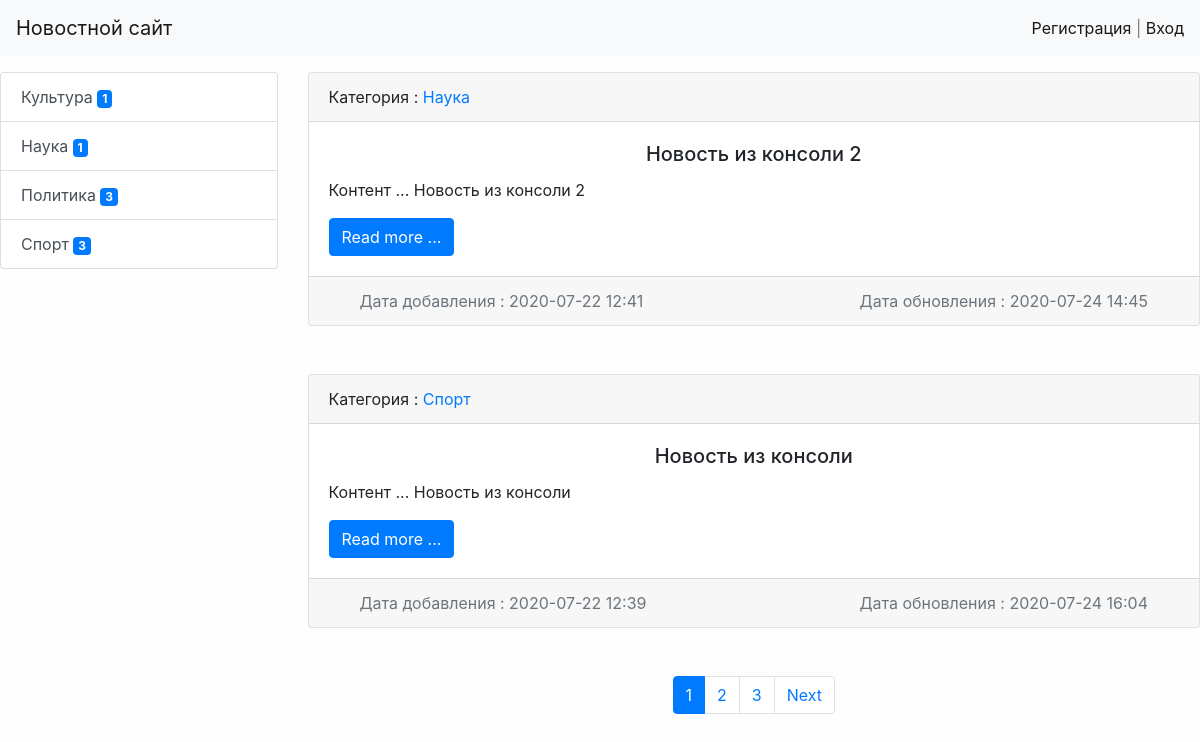
/, run on an earlier commit of the app's database.
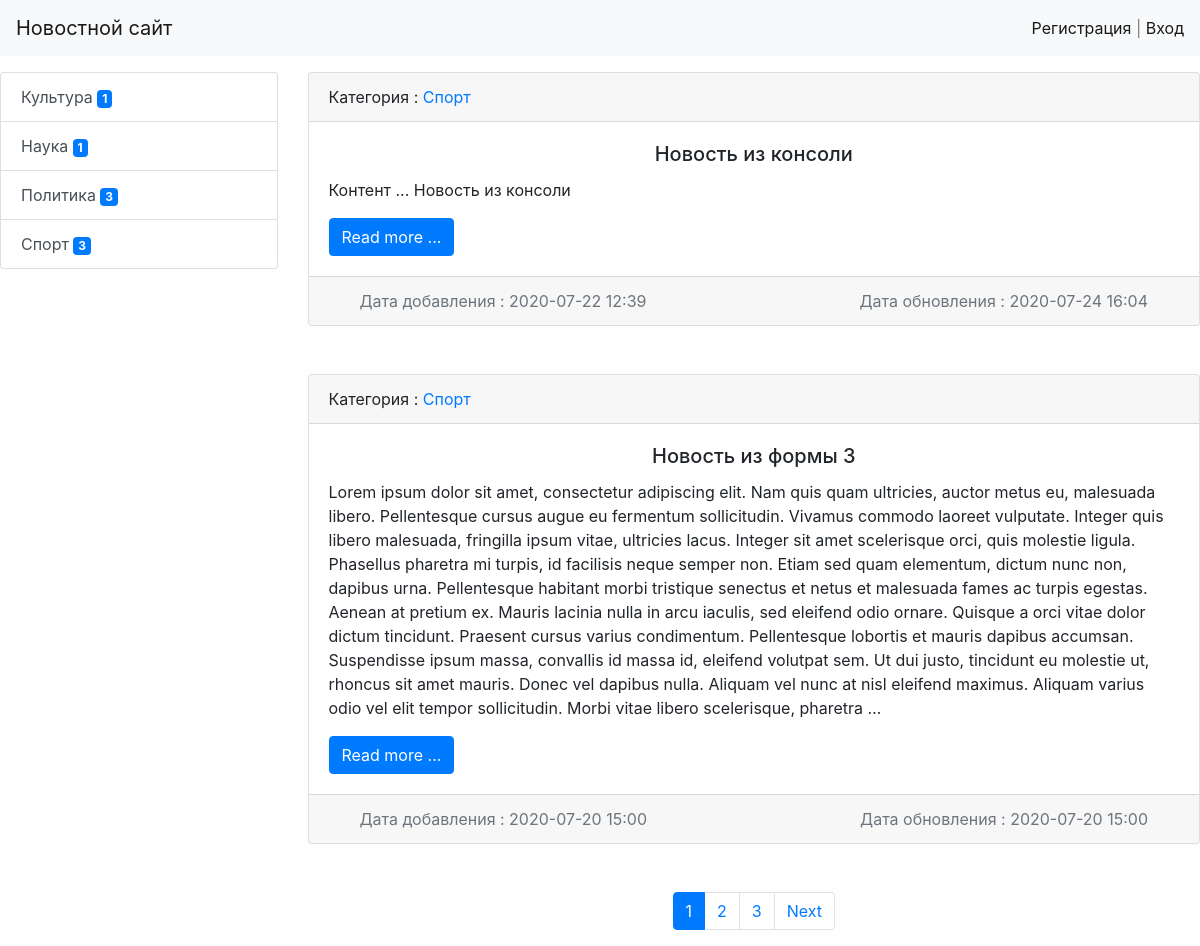
And on a later commit of the database.
### news/models.py (models this page shows, shortened)
class Category(models.Model):
    title = models.CharField(max_length=150, db_index=True, verbose_name='Наименование категории')
    def get_absolute_url(self):
        return reverse('category', kwargs={'category_id': self.pk})
    class Meta:
        verbose_name = 'Категория'
        verbose_name_plural = 'Категории'
        ordering = ['title']

class News(models.Model ):
    title = models.CharField(max_length=150, verbose_name='Наименование')
    content = models.TextField(verbose_name='Контент')
    created_at = models.DateTimeField(auto_now_add=True, verbose_name='Опубликовано')
    update_at = models.DateTimeField(auto_now=True, verbose_name='Обновление')
    photo = models.ImageField(upload_to='photos/%Y/%m/%d', blank=True, verbose_name='Фото')
    is_published = models.BooleanField(default=True, verbose_name='Опубликовано ?')
    category = models.ForeignKey('Category', on_delete=models.PROTECT, null=True, verbose_name='Категория')
    views = models.IntegerField(default=0)
    def get_absolute_url(self):
        return reverse('view_news', kwargs={'pk': self.pk})
    class Meta:
        verbose_name = 'Новость'
        verbose_name_plural = 'Новости'
        ordering = ['-created_at']

### news/views.py (the view)
# urls.py: path('', HomeNews.as_view(), name='home'),
class HomeNews(ListView):
    model = News
    paginate_by = 2
    def get_context_data(self, **kwargs):
        context = super().get_context_data(**kwargs)
        context['title'] = 'Главная страница'
        return context
    def get_queryset(self):
        return News.objects.filter(is_published=True).select_related('category')

### news/templatetags/news_tags.py (called while the page is built)
@register.inclusion_tag('news/list_categories.html')
def show_categories():
    categories = Category.objects.annotate(cat=Count('news__is_published', filter=F('news__is_published'))).filter(cat__gt=0)
    return {
        'categories': categories,
    }

### news/templates/news/news_list.html (shortened to what this page needs)
{% extends 'base.html' %}
{% block sidebar %}
{% include 'inc/_sidebar.html' %}
{% endblock %}
{% block content %}
    {% for item in object_list %}
    <div class="card mb-5">
        <div class="card-header">
            Категория :
            <a href="{{ item.category.get_absolute_url }}">
                {{ item.category.title }}
            </a>
        </div>
        <div class="card-body">
            <div class="media d-flex align-items-center">
                <div class="media-body">
                    <h5 class="card-title text-center">{{ item.title }}</h5>
                    <p class="card-text">{{ item.content|truncatewords:150 }}</p>
                    <a href="{{ item.get_absolute_url }}" class="btn btn-primary">Read more ...</a>
                </div>
            </div>
        </div>
        <div class="card-footer text-muted ">
            <div class="row justify-content-between ml-3 mr-3">
                <div class="col-auto"> Дата добавления : {{ item.created_at|date:"Y-m-d H:i" }}</div>
                <div class="col-auto">
                    Дата обновления : {{ item.update_at|date:"Y-m-d H:i" }}
                </div>
            </div>
        </div>
    </div>
    {% empty %}
    <li>Ошибка! Объект не найден</li>
    {% endfor %}
{% endblock %}

### news/templates/news/list_categories.html
<div class="list-group">
    {% for item in categories %}
    <a href="{% url 'category' item.pk %}" class="list-group-item list-group-item-action">
        {{ item.title }}
        <span class="badge badge-primary">{{ item.cat }}</span>
    </a>
    {% endfor %}
</div>

What changed in the data, as far as the page shows it:
no longer on this page (row edited): News: category "Наука", title "Новость из консоли 2", content "Контент ... Новость из консоли 2", created_at "2020-07-22 12:41", update_at "2020-07-24 14:45"
now on this page (row unchanged): News: category "Спорт", title "Новость из формы 3", content "Lorem ipsum dolor sit amet, consectetur adipiscing elit. Nam quis quam ultricies, auctor metus eu, malesuada libero. Pellentesque cursus augue eu fermentum sollicitudin. Vivamus commodo laoreet vulputate. Integer quis libero malesuada, fringilla ipsum vitae, ultricies lacus. Integer sit amet scelerisque orci, quis molestie ligula. Phasellus pharetra mi turpis, id facilisis neque semper non. Etiam sed quam elementum, dictum nunc non, dapibus urna. Pellentesque habitant morbi tristique senectus et netus et malesuada fames ac turpis egestas. Aenean at pretium ex. Mauris lacinia nulla in arcu iaculis, sed eleifend odio ornare. Quisque a orci vitae dolor dictum tincidunt. Praesent cursus varius…", created_at "2020-07-20 15:00", update_at "2020-07-20 15:00"
